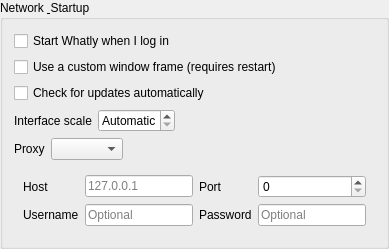
        <widget class="QGroupBox" name="groupBoxNetwork">
         <property name="title">
          <string>Network &amp; Startup</string>
         </property>
         <layout class="QVBoxLayout" name="verticalLayoutNetwork">
          <item>
           <widget class="QCheckBox" name="autostartCheckBox">
            <property name="toolTip">
             <string>Launch Whatly automatically when you log in to your desktop session.</string>
            </property>
            <property name="text">
             <string>Start Whatly when I log in</string>
            </property>
           </widget>
          </item>
          <item>
           <widget class="QCheckBox" name="customWindowFrameCheckBox">
            <property name="toolTip">
             <string>Replace the system window border with Whatly's own slim title bar. Applies after a restart.</string>
            </property>
            <property name="text">
             <string>Use a custom window frame (requires restart)</string>
            </property>
           </widget>
          </item>
          <item>
           <widget class="QCheckBox" name="checkUpdatesCheckBox">
            <property name="toolTip">
             <string>Check GitHub once a day for a newer release and let you know. Whatly never downloads or installs anything on its own.</string>
            </property>
            <property name="text">
             <string>Check for updates automatically</string>
            </property>
           </widget>
          </item>
          <item>
           <layout class="QHBoxLayout" name="horizontalLayoutScale">
            <item>
             <widget class="QLabel" name="interfaceScaleLabel">
              <property name="text">
               <string>Interface scale</string>
              </property>
             </widget>
            </item>
            <item>
             <widget class="QDoubleSpinBox" name="interfaceScaleSpinBox">
              <property name="toolTip">
               <string>Scale the whole window and the page (QT_SCALE_FACTOR). Automatic follows the desktop. A QT_SCALE_FACTOR environment variable, if set, overrides this. Applies after a restart.</string>
              </property>
              <property name="specialValueText">
               <string>Automatic</string>
              </property>
              <property name="decimals">
               <number>2</number>
              </property>
              <property name="maximum">
               <double>3.000000000000000</double>
              </property>
              <property name="singleStep">
               <double>0.250000000000000</double>
              </property>
             </widget>
            </item>
            <item>
             <spacer name="horizontalSpacerScale">
              <property name="orientation">
               <enum>Qt::Horizontal</enum>
              </property>
              <property name="sizeHint" stdset="0">
               <size>
                <width>40</width>
                <height>20</height>
               </size>
              </property>
             </spacer>
            </item>
           </layout>
          </item>
          <item>
           <layout class="QHBoxLayout" name="horizontalLayoutProxyMode">
            <item>
             <widget class="QLabel" name="proxyModeLabel">
              <property name="text">
               <string>Proxy</string>
              </property>
             </widget>
            </item>
            <item>
             <widget class="QComboBox" name="proxyModeComboBox">
              <property name="toolTip">
               <string>How Whatly connects to the network. System follows the operating system; None connects directly.</string>
              </property>
             </widget>
            </item>
            <item>
             <spacer name="horizontalSpacerProxy">
              <property name="orientation">
               <enum>Qt::Horizontal</enum>
              </property>
              <property name="sizeHint" stdset="0">
               <size>
                <width>40</width>
                <height>20</height>
               </size>
              </property>
             </spacer>
            </item>
           </layout>
          </item>
          <item>
           <widget class="QWidget" name="proxyDetailsWidget" native="true">
            <layout class="QGridLayout" name="gridLayoutProxy">
             <item row="0" column="0">
              <widget class="QLabel" name="proxyHostLabel">
               <property name="text">
                <string>Host</string>
               </property>
              </widget>
             </item>
             <item row="0" column="1">
              <widget class="QLineEdit" name="proxyHostLineEdit">
               <property name="placeholderText">
                <string>127.0.0.1</string>
               </property>
              </widget>
             </item>
             <item row="0" column="2">
              <widget class="QLabel" name="proxyPortLabel">
               <property name="text">
                <string>Port</string>
               </property>
              </widget>
             </item>
             <item row="0" column="3">
              <widget class="QSpinBox" name="proxyPortSpinBox">
               <property name="maximum">
                <number>65535</number>
               </property>
              </widget>
             </item>
             <item row="1" column="0">
              <widget class="QLabel" name="proxyUserLabel">
               <property name="text">
                <string>Username</string>
               </property>
              </widget>
             </item>
             <item row="1" column="1">
              <widget class="QLineEdit" name="proxyUserLineEdit">
               <property name="placeholderText">
                <string>Optional</string>
               </property>
              </widget>
             </item>
             <item row="1" column="2">
              <widget class="QLabel" name="proxyPasswordLabel">
               <property name="text">
                <string>Password</string>
               </property>
              </widget>
             </item>
             <item row="1" column="3">
              <widget class="QLineEdit" name="proxyPasswordLineEdit">
               <property name="echoMode">
                <enum>QLineEdit::Password</enum>
               </property>
               <property name="placeholderText">
                <string>Optional</string>
               </property>
              </widget>
             </item>
            </layout>
           </widget>
          </item>
         </layout>
        </widget>
